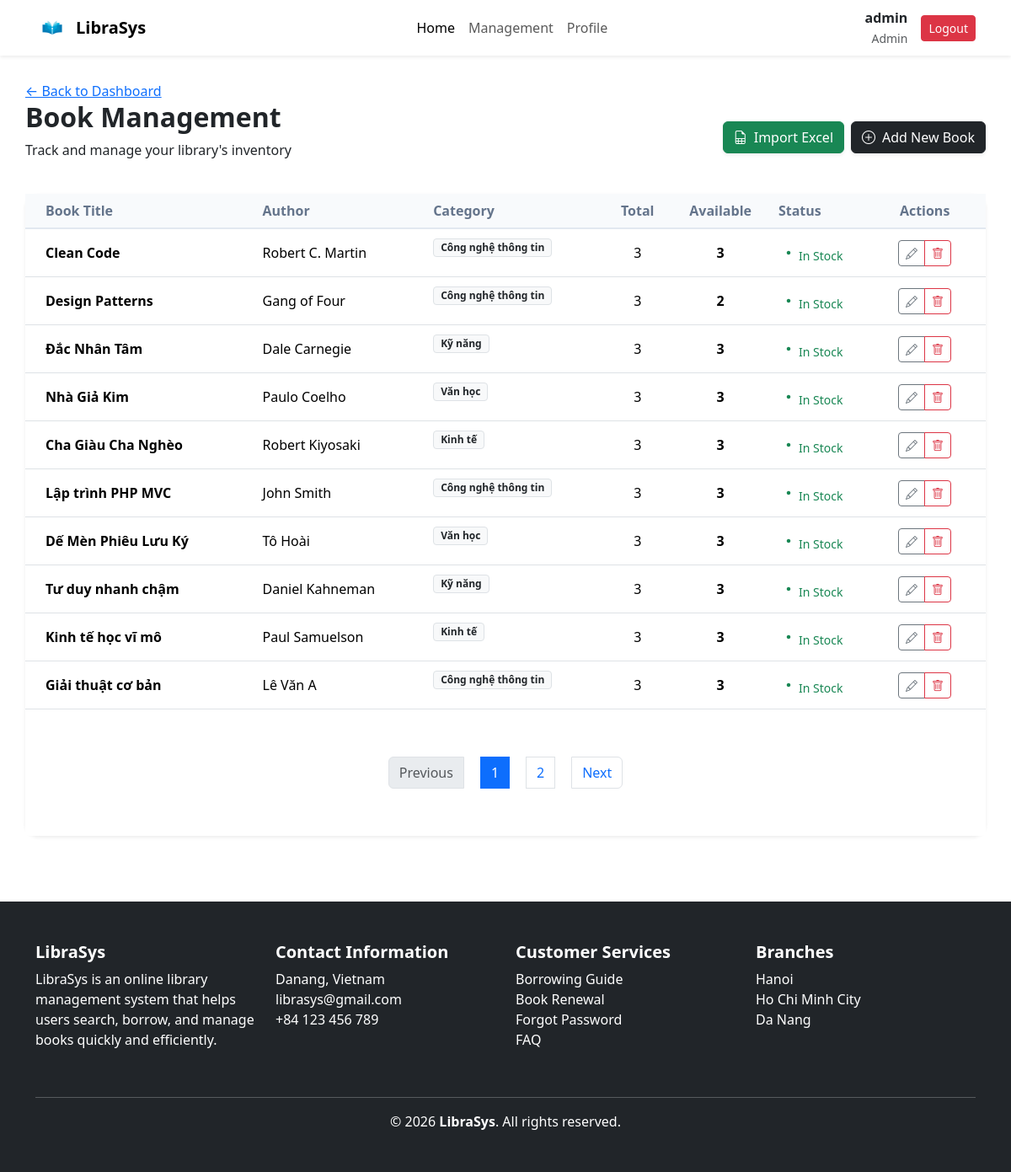
Screenshot of /admin/books (signed in) with the database file from the repository.
### tables this page shows
CREATE TABLE `books` (
  `book_id` int(11) NOT NULL,
  `title` varchar(255) NOT NULL,
  `author` varchar(150) DEFAULT NULL,
  `category_id` int(11) DEFAULT NULL,
  `image_url` varchar(255) DEFAULT NULL,
  `Description` text DEFAULT NULL
);

CREATE TABLE `categories` (
  `category_id` int(11) NOT NULL,
  `category_name` varchar(100) NOT NULL
);

### app/core/Controller.php (called while the page is built, shortened)
<?php
class Controller
{
    protected function model($model)
    {
        $modelPath = __DIR__ . '/../models/' . $model . '.php';
        return new $model();
    }
    protected function view($view, $data = [])
    {
        extract($data);
        $viewPath = __DIR__ . '/../views/' . $view . '.php';
        require_once $viewPath;
    }
}

### app/controllers/AdminController.php (called while the page is built, shortened)
<?php
class AdminController extends Controller
{
    public function books()
    {
        $bookModel = $this->model('Book');
        $categoryModel = $this->model('Category');
        $limit = 10;
        $page = isset($_GET['page']) ? (int)$_GET['page'] : 1;
        $offset = ($page - 1) * $limit;
        $books = $bookModel->getAllBooks($limit, $offset);
        $categories = $categoryModel->getAllCategories();
        $totalBooks = $bookModel->getTotalBooksCount();
        $totalPages = ceil($totalBooks / $limit);
        $this->view('admin/books', [
            'books' => $books,
            'categories' => $categories,
            'currentPage' => $page,
            'totalPages' => $totalPages
        ]);
    }
}

### app/core/Router.php (called while the page is built, shortened)
<?php
class Router
{
    public function run()
    {
        $requestUri = parse_url($_SERVER['REQUEST_URI'], PHP_URL_PATH);
        if (strpos($requestUri, '/public/') !== false) {
            $requestUri = substr($requestUri, strpos($requestUri, '/public/') + 8);
        } elseif (substr($requestUri, -7) === '/public') {
            $requestUri = '';
        } else {
            $requestUri = trim($requestUri, '/');
        }
        $requestUri = trim($requestUri, '/');
        $requestUri = preg_replace('/\.php$/', '', $requestUri);
        $requestUri = preg_replace('/^index\/?/', '', $requestUri);
        $parts = !empty($requestUri) ? explode('/', $requestUri) : [];
        $parts = array_filter($parts, fn($p) => !empty($p));
        $parts = array_values($parts);
        $method = !empty($parts[1]) ? $parts[1] : 'index';
        $params = array_slice($parts, 2);
        $controller = new $controllerName();
        call_user_func_array([$controller, $method], $params);
    }
}

### public/index.php (called while the page is built, shortened)
<?php
require_once __DIR__ . '/../app/config/database.php';
require_once __DIR__ . '/../app/core/Router.php';
require_once __DIR__ . '/../app/core/Controller.php';
require_once __DIR__ . '/../app/core/Model.php';
$router = new Router();
$router->run();

### app/core/Model.php (called while the page is built, shortened)
<?php
class Model {
    public function __construct() {
        $database = new Database();
        $this->db = $database->connect();
    }
}

### app/config/database.php (called while the page is built, shortened)
<?php
class Database {
    private $host = 'localhost';
    private $db_name = 'library_management';
    private $username = 'root';
    private $password = '';
    private $conn;
    public function connect() {
        try {
            $this->conn = new PDO(
                "mysql:host={$this->host};dbname={$this->db_name};charset=utf8",
                $this->username,
                $this->password
            );
            $this->conn->setAttribute(PDO::ATTR_ERRMODE, PDO::ERRMODE_EXCEPTION);
        } catch (PDOException $e) {
            die('Database connection failed: ' . $e->getMessage());
        }
        return $this->conn;
    }
}

### app/models/Book.php (called while the page is built, shortened)
<?php
class Book extends Model
{
    public function getAllBooks($limit = 15, $offset = 0)
    {
        $sql = "SELECT b.*, c.category_name,
                (SELECT COUNT(*) FROM book_copies bc
                 WHERE bc.book_id = b.book_id) as total_copies,
                (SELECT COUNT(*) FROM book_copies bc
                 WHERE bc.book_id = b.book_id AND bc.status = 'available') as available
                FROM books b
                LEFT JOIN categories c ON b.category_id = c.category_id
                LIMIT :limit OFFSET :offset";
        $stmt = $this->db->prepare($sql);
        $stmt->bindValue(':limit', (int)$limit, PDO::PARAM_INT);
        $stmt->bindValue(':offset', (int)$offset, PDO::PARAM_INT);
        $stmt->execute();
        return $stmt->fetchAll(PDO::FETCH_ASSOC);
    }
}

### app/views/admin/books.php (the view, shortened to what this page needs)
<?php require_once __DIR__ . '/../layouts/header.php'; ?>
<div class="admin-container">
    <div class="main-content">
        <a href="<?= BASE_URL ?>/admin/index" class="btn-back">
            ← Back to Dashboard
        </a>
        <div class="admin-overview">
            <div class="overview-header d-flex justify-content-between align-items-center mb-4">
                <div>
                    <h1>Book Management</h1>
                    <p>Track and manage your library's inventory</p>
                </div>
                <div class="d-flex gap-2">
                    <form action="<?= BASE_URL ?>/admin/import" method="POST" enctype="multipart/form-data">
                        <button type="button" class="btn btn-success shadow-sm"
                            onclick="document.getElementById('importExcelInput').click()">
                            <i class="bi bi-file-earmark-spreadsheet me-2"></i>Import Excel
                        </button>
                    </form>
                    <button class="btn btn-dark shadow-sm" data-bs-toggle="modal" data-bs-target="#addBookModal">
                        <i class="bi bi-plus-circle me-2"></i>Add New Book
                    </button>
                </div>
            </div>
            <div class="card border-0 shadow-sm rounded-4">
                <div class="card-body p-0">
                    <div class="table-responsive">
                        <table class="table table-hover align-middle mb-0">
                            <thead class="bg-light">
                                <tr>
                                    <th class="ps-4">Book Title</th>
                                    <th>Author</th>
                                    <th>Category</th>
                                    <th class="text-center">Total</th>
                                    <th class="text-center">Available</th>
                                    <th>Status</th>
                                    <th class="text-center pe-4">Actions</th>
                                </tr>
                            </thead>
                            <tbody>
                                <?php foreach ($data['books'] as $book): ?>
                                    <tr>
                                        <td class="ps-4 fw-bold"><?= htmlspecialchars($book['title']) ?></td>
                                        <td><?= htmlspecialchars($book['author']) ?></td>
                                        <td><span
                                                class="badge bg-light text-dark border"><?= htmlspecialchars($book['category_name']) ?></span>
                                        </td>
                                        <td class="text-center"><?= $book['total_copies'] ?></td>
                                        <td class="text-center fw-bold"><?= $book['available'] ?></td>
                                        <td>
                                            <?php if ($book['available'] > 0): ?>
                                                <span class="text-success small"><i class="bi bi-dot fs-4"></i>In Stock</span>
                                            <?php else: ?>
                                                <span class="text-danger small"><i class="bi bi-dot fs-4"></i>Out of
                                                    Stock</span>
                                            <?php endif; ?>
                                        </td>
                                        <td class="text-center pe-4">
                                            <div class="btn-group">
                                                <button class="btn btn-sm btn-outline-secondary edit-btn"
                                                    data-id="<?= $book['book_id'] ?>"
                                                    data-title="<?= htmlspecialchars($book['title']) ?>"
                                                    data-author="<?= htmlspecialchars($book['author']) ?>"
                                                    data-cat="<?= $book['category_id'] ?>"
                                                    data-desc="<?= htmlspecialchars($book['Description'] ?? '') ?>"
                                                    data-bs-toggle="modal" data-bs-target="#editBookModal">
                                                    <i class="bi bi-pencil"></i>
                                                </button>
                                                <a href="<?= BASE_URL ?>/admin/deleteBook/<?= $book['book_id'] ?>"
                                                    class="btn btn-sm btn-outline-danger"
                                                    onclick="return confirm('Delete this book and all its copies?')">
                                                    <i class="bi bi-trash"></i>
                                                </a>
                                            </div>
                                        </td>
                                    </tr>
                                <?php endforeach; ?>
                            </tbody>
                        </table>
                    </div>
                </div>
                <div class="card-footer bg-white py-3 border-0">
                    <nav aria-label="Page navigation">
                        <ul class="pagination justify-content-center mb-0">
                            <li class="page-item <?= ($data['currentPage'] <= 1) ? 'disabled' : '' ?>">
                                <a class="page-link" href="?page=<?= $data['currentPage'] - 1 ?>">Previous</a>
                            </li>
                            <?php for ($i = 1; $i <= $data['totalPages']; $i++): ?>
                                <li class="page-item <?= ($i == $data['currentPage']) ? 'active' : '' ?>">
                                    <a class="page-link" href="?page=<?= $i ?>"><?= $i ?></a>
                                </li>
                            <?php endfor; ?>
                            <li
                                class="page-item <?= ($data['currentPage'] >= $data['totalPages']) ? 'disabled' : '' ?>">
                                <a class="page-link" href="?page=<?= $data['currentPage'] + 1 ?>">Next</a>
                            </li>
                        </ul>
                    </nav>
                </div>
            </div>
        </div>
    </div>
</div>
<?php require_once __DIR__ . '/../layouts/footer.php'; ?>

### public/assets/css/style.css (style rules this page uses)
:root { --primary-color: #4a90e2; --secondary-color: #f39c12; --text-dark: #333; --text-muted: #777; --bg-light: #f8f9fa; --white: #ffffff; --danger: #e74c3c; --success: #2ecc71; --shadow: 0 4px 12px rgba(0, 0, 0, 0.1); }
.badge { display: inline-block; background: #e1f0ff; color: var(--primary-color); padding: 4px 8px; border-radius: 4px; font-size: 0.75rem; margin-bottom: 15px; align-self: flex-start; }
.pagination { display: flex; justify-content: center; align-items: center; gap: 20px; margin-top: 40px; padding-bottom: 40px; }

### public/assets/css/borrowed_books.css (style rules this page uses)
:root { --primary-gradient: linear-gradient(135deg, #667eea 0%, #764ba2 100%); --hover-shadow: 0 0.75rem 1.5rem rgba(0, 0, 0, 0.1); }
.table thead th { background-color: #f8fafc; font-weight: 600; color: #64748b; border-bottom: 2px solid #e2e8f0; }

### public/assets/css/admin.css (style rules this page uses)
.admin-container { display: flex; min-height: calc(100vh - 121px); }
.main-content { flex-grow: 1; padding: 30px; background-color: #fff; }
.admin-overview .overview-header h1 { font-size: 2rem; font-weight: 700; }

### rows the page displays
books: title "Clean Code", author "Robert C. Martin", category.category_name "Công nghệ thông tin", total_copies "3", available "3"
books: title "Design Patterns", author "Gang of Four", category.category_name "Công nghệ thông tin", total_copies "3", available "2"
books: title "Đắc Nhân Tâm", author "Dale Carnegie", category.category_name "Kỹ năng", total_copies "3", available "3"
books: title "Nhà Giả Kim", author "Paulo Coelho", category.category_name "Văn học", total_copies "3", available "3"
books: title "Cha Giàu Cha Nghèo", author "Robert Kiyosaki", category.category_name "Kinh tế", total_copies "3", available "3"
books: title "Lập trình PHP MVC", author "John Smith", category.category_name "Công nghệ thông tin", total_copies "3", available "3"
books: title "Dế Mèn Phiêu Lưu Ký", author "Tô Hoài", category.category_name "Văn học", total_copies "3", available "3"
books: title "Tư duy nhanh chậm", author "Daniel Kahneman", category.category_name "Kỹ năng", total_copies "3", available "3"
books: title "Kinh tế học vĩ mô", author "Paul Samuelson", category.category_name "Kinh tế", total_copies "3", available "3"
books: title "Giải thuật cơ bản", author "Lê Văn A", category.category_name "Công nghệ thông tin", total_copies "3", available "3"

### other values shown
$_SESSION['username'] "admin"
$_SESSION['role'] "Admin"
